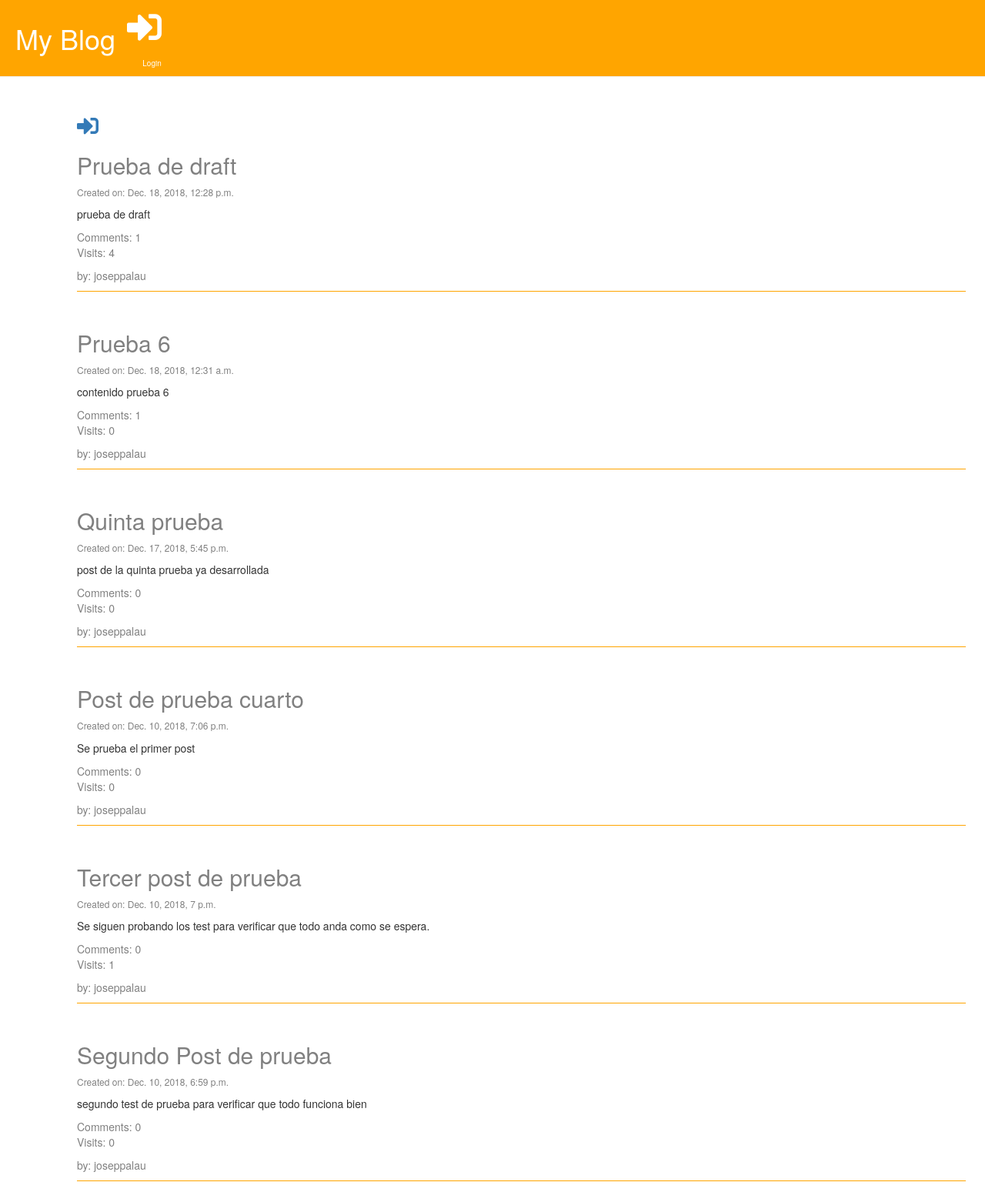
The page / on the database its author committed.
### blog/models.py (models this page shows, shortened)
class Post(models.Model):
    author = models.ForeignKey('auth.User', on_delete=models.CASCADE)
    title = models.CharField(max_length=200)
    post_text = models.TextField(default=" ")
    created_date = models.DateTimeField(default=timezone.now)
    published_date = models.DateTimeField(blank=True, null=True)
    visits = models.PositiveIntegerField(default=0)
    def approve_comments(self):
        return self.comments.filter(approved=True)

### blog/views.py (the view)
# urls.py: path('', views.post_list, name='post_list'),
def post_list(request):
    posts = Post.objects.filter(published_date__lte=timezone.now()).order_by('-published_date')
    stuff_frontend = {'posts': posts}
    return render(request, 'blog/post_list.html', stuff_frontend)

### blog/templates/blog/post_list.html (shortened to what this page needs)
{% extends 'blog/base.html' %}
{% block content %}
    <div class="container">
        {% if user.is_authenticated %}
             <a href="/post/new"><i class="fas fa-plus fa-2x"></i></a>
             <a href="{% url 'post_draft' %}"><i class="fab fa-firstdraft fa-2x"></i></a>
             <a href="/accounts/logout"><i class="fas fa-sign-out-alt fa-2x"></i></a>
        {% else %}
            <a href="/accounts/login"><i class="fas fa-sign-in-alt fa-2x"></i></a>
        {% endif %}
      {% for post in posts %}
      <div class="post">
          <h2><a href="post/{{post.pk}}">{{ post.title }}</a></h2>
          <div class="date"><p>Created on: {{ post.published_date }}</p></div>
          <p>{{ post.post_text }}</p>
          <a href="{% url 'post_detail' pk=post.pk  %}">Comments: {{post.approve_comments.count}}</a>
          <p style="color:grey">Visits: {{ post.visits }}</p>
          <p style="color:grey">by: {{post.author}}</p>
      </div>
      {% endfor %}
    </div>
{% endblock %}

### blog/static/css/style.css (style rules this page uses)
.container { margin-top:25px; padding-left: 0px; margin-left:50px; }
.post { margin-bottom:50px; border-bottom:0.5px solid orange; }
.post a, h2, h1 { color:grey; }
.date { font-size:12px; color:grey; }

### rows shown on the page
Post: title "Prueba de draft", published_date "Dec. 18, 2018, 12:28 p.m.", post_text "prueba de draft", approve_comments.count "1", visits "4", author "joseppalau"
Post: title "Prueba 6", published_date "Dec. 18, 2018, 12:31 a.m.", post_text "contenido prueba 6", approve_comments.count "1", visits "0", author "joseppalau"
Post: title "Quinta prueba", published_date "Dec. 17, 2018, 5:45 p.m.", post_text "post de la quinta prueba ya desarrollada", approve_comments.count "0", visits "0", author "joseppalau"
Post: title "Post de prueba cuarto", published_date "Dec. 10, 2018, 7:06 p.m.", post_text "Se prueba el primer post", approve_comments.count "0", visits "0", author "joseppalau"
Post: title "Tercer post de prueba", published_date "Dec. 10, 2018, 7 p.m.", post_text "Se siguen probando los test para verificar que todo anda como se espera.", approve_comments.count "0", visits "1", author "joseppalau"
Post: title "Segundo Post de prueba", published_date "Dec. 10, 2018, 6:59 p.m.", post_text "segundo test de prueba para verificar que todo funciona bien", approve_comments.count "0", visits "0", author "joseppalau"
